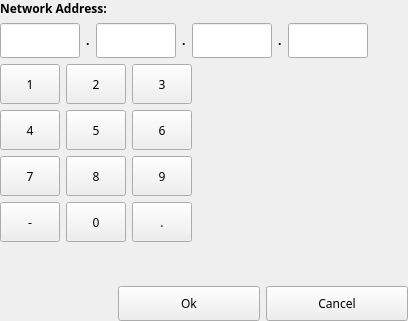
         <widget class="QWidget" name="pageNetworkSet">
          <property name="font">
           <font>
            <family>文泉驿等宽微米黑</family>
           </font>
          </property>
          <layout class="QVBoxLayout" name="verticalLayout_13">
           <property name="leftMargin">
            <number>0</number>
           </property>
           <property name="topMargin">
            <number>0</number>
           </property>
           <property name="rightMargin">
            <number>0</number>
           </property>
           <property name="bottomMargin">
            <number>0</number>
           </property>
           <item>
            <widget class="QLabel" name="labelSetNetworkTitle">
             <property name="font">
              <font>
               <family>文泉驿等宽微米黑</family>
               <weight>75</weight>
               <bold>true</bold>
              </font>
             </property>
             <property name="text">
              <string>Network Address:</string>
             </property>
            </widget>
           </item>
           <item>
            <layout class="QHBoxLayout" name="horizontalLayout_17">
             <item>
              <widget class="QLineEdit" name="lineEditNetItem1">
               <property name="minimumSize">
                <size>
                 <width>80</width>
                 <height>35</height>
                </size>
               </property>
               <property name="maximumSize">
                <size>
                 <width>80</width>
                 <height>35</height>
                </size>
               </property>
               <property name="font">
                <font>
                 <family>文泉驿等宽微米黑</family>
                </font>
               </property>
               <property name="alignment">
                <set>Qt::AlignCenter</set>
               </property>
               <property name="readOnly">
                <bool>false</bool>
               </property>
              </widget>
             </item>
             <item>
              <widget class="QLabel" name="label">
               <property name="font">
                <font>
                 <family>文泉驿等宽微米黑</family>
                 <weight>75</weight>
                 <bold>true</bold>
                </font>
               </property>
               <property name="text">
                <string>.</string>
               </property>
              </widget>
             </item>
             <item>
              <widget class="QLineEdit" name="lineEditNetItem2">
               <property name="minimumSize">
                <size>
                 <width>80</width>
                 <height>35</height>
                </size>
               </property>
               <property name="maximumSize">
                <size>
                 <width>80</width>
                 <height>35</height>
                </size>
               </property>
               <property name="font">
                <font>
                 <family>文泉驿等宽微米黑</family>
                </font>
               </property>
               <property name="alignment">
                <set>Qt::AlignCenter</set>
               </property>
               <property name="readOnly">
                <bool>false</bool>
               </property>
              </widget>
             </item>
             <item>
              <widget class="QLabel" name="label_2">
               <property name="font">
                <font>
                 <family>文泉驿等宽微米黑</family>
                 <weight>75</weight>
                 <bold>true</bold>
                </font>
               </property>
               <property name="text">
                <string>.</string>
               </property>
              </widget>
             </item>
             <item>
              <widget class="QLineEdit" name="lineEditNetItem3">
               <property name="minimumSize">
                <size>
                 <width>80</width>
                 <height>35</height>
                </size>
               </property>
               <property name="maximumSize">
                <size>
                 <width>80</width>
                 <height>35</height>
                </size>
               </property>
               <property name="font">
                <font>
                 <family>文泉驿等宽微米黑</family>
                </font>
               </property>
               <property name="alignment">
                <set>Qt::AlignCenter</set>
               </property>
               <property name="readOnly">
                <bool>false</bool>
               </property>
              </widget>
             </item>
             <item>
              <widget class="QLabel" name="label_3">
               <property name="font">
                <font>
                 <family>文泉驿等宽微米黑</family>
                 <weight>75</weight>
                 <bold>true</bold>
                </font>
               </property>
               <property name="text">
                <string>.</string>
               </property>
              </widget>
             </item>
             <item>
              <widget class="QLineEdit" name="lineEditNetItem4">
               <property name="minimumSize">
                <size>
                 <width>80</width>
                 <height>35</height>
                </size>
               </property>
               <property name="maximumSize">
                <size>
                 <width>80</width>
                 <height>35</height>
                </size>
               </property>
               <property name="font">
                <font>
                 <family>文泉驿等宽微米黑</family>
                </font>
               </property>
               <property name="alignment">
                <set>Qt::AlignCenter</set>
               </property>
               <property name="readOnly">
                <bool>false</bool>
               </property>
              </widget>
             </item>
             <item>
              <spacer name="horizontalSpacer_21">
               <property name="orientation">
                <enum>Qt::Horizontal</enum>
               </property>
               <property name="sizeHint" stdset="0">
                <size>
                 <width>40</width>
                 <height>20</height>
                </size>
               </property>
              </spacer>
             </item>
            </layout>
           </item>
           <item>
            <layout class="QGridLayout" name="gridLayout_9">
             <item row="1" column="3" rowspan="2">
              <spacer name="horizontalSpacer_24">
               <property name="orientation">
                <enum>Qt::Horizontal</enum>
               </property>
               <property name="sizeHint" stdset="0">
                <size>
                 <width>40</width>
                 <height>20</height>
                </size>
               </property>
              </spacer>
             </item>
             <item row="0" column="0">
              <widget class="QToolButton" name="buttonNetData1">
               <property name="minimumSize">
                <size>
                 <width>60</width>
                 <height>40</height>
                </size>
               </property>
               <property name="maximumSize">
                <size>
                 <width>60</width>
                 <height>40</height>
                </size>
               </property>
               <property name="font">
                <font>
                 <family>文泉驿等宽微米黑</family>
                </font>
               </property>
               <property name="text">
                <string>1</string>
               </property>
               <property name="buttonValue" stdset="0">
                <string>1</string>
               </property>
              </widget>
             </item>
             <item row="0" column="1">
              <widget class="QToolButton" name="buttonNetData2">
               <property name="minimumSize">
                <size>
                 <width>60</width>
                 <height>40</height>
                </size>
               </property>
               <property name="maximumSize">
                <size>
                 <width>60</width>
                 <height>40</height>
                </size>
               </property>
               <property name="font">
                <font>
                 <family>文泉驿等宽微米黑</family>
                </font>
               </property>
               <property name="text">
                <string>2</string>
               </property>
               <property name="buttonValue" stdset="0">
                <string>2</string>
               </property>
              </widget>
             </item>
             <item row="0" column="2">
              <widget class="QToolButton" name="buttonNetData3">
               <property name="minimumSize">
                <size>
                 <width>60</width>
                 <height>40</height>
                </size>
               </property>
               <property name="maximumSize">
                <size>
                 <width>60</width>
                 <height>40</height>
                </size>
               </property>
               <property name="font">
                <font>
                 <family>文泉驿等宽微米黑</family>
                </font>
               </property>
               <property name="text">
                <string>3</string>
               </property>
               <property name="buttonValue" stdset="0">
                <string>3</string>
               </property>
              </widget>
             </item>
             <item row="1" column="0">
              <widget class="QToolButton" name="buttonNetData4">
               <property name="minimumSize">
                <size>
                 <width>60</width>
                 <height>40</height>
                </size>
               </property>
               <property name="maximumSize">
                <size>
                 <width>60</width>
                 <height>40</height>
                </size>
               </property>
               <property name="font">
                <font>
                 <family>文泉驿等宽微米黑</family>
                </font>
               </property>
               <property name="text">
                <string>4</string>
               </property>
               <property name="buttonValue" stdset="0">
                <string>4</string>
               </property>
              </widget>
             </item>
             <item row="1" column="1">
              <widget class="QToolButton" name="buttonNetData5">
               <property name="minimumSize">
                <size>
                 <width>60</width>
                 <height>40</height>
                </size>
               </property>
               <property name="maximumSize">
                <size>
                 <width>60</width>
                 <height>40</height>
                </size>
               </property>
               <property name="font">
                <font>
                 <family>文泉驿等宽微米黑</family>
                </font>
               </property>
               <property name="text">
                <string>5</string>
               </property>
               <property name="buttonValue" stdset="0">
                <string>5</string>
               </property>
              </widget>
             </item>
             <item row="1" column="2">
              <widget class="QToolButton" name="buttonNetData6">
               <property name="minimumSize">
                <size>
                 <width>60</width>
                 <height>40</height>
                </size>
               </property>
               <property name="maximumSize">
                <size>
                 <width>60</width>
                 <height>40</height>
                </size>
               </property>
               <property name="font">
                <font>
                 <family>文泉驿等宽微米黑</family>
                </font>
               </property>
               <property name="text">
                <string>6</string>
               </property>
               <property name="buttonValue" stdset="0">
                <string>6</string>
               </property>
              </widget>
             </item>
             <item row="2" column="0">
              <widget class="QToolButton" name="buttonNetData7">
               <property name="minimumSize">
                <size>
                 <width>60</width>
                 <height>40</height>
                </size>
               </property>
               <property name="maximumSize">
                <size>
                 <width>60</width>
                 <height>40</height>
                </size>
               </property>
               <property name="font">
                <font>
                 <family>文泉驿等宽微米黑</family>
                </font>
               </property>
               <property name="text">
                <string>7</string>
               </property>
               <property name="buttonValue" stdset="0">
                <string>7</string>
               </property>
              </widget>
             </item>
             <item row="2" column="1">
              <widget class="QToolButton" name="buttonNetData8">
               <property name="minimumSize">
                <size>
                 <width>60</width>
                 <height>40</height>
                </size>
               </property>
               <property name="maximumSize">
                <size>
                 <width>60</width>
                 <height>40</height>
                </size>
               </property>
               <property name="font">
                <font>
                 <family>文泉驿等宽微米黑</family>
                </font>
               </property>
               <property name="text">
                <string>8</string>
               </property>
               <property name="buttonValue" stdset="0">
                <string>8</string>
               </property>
              </widget>
             </item>
             <item row="2" column="2">
              <widget class="QToolButton" name="buttonNetData9">
               <property name="minimumSize">
                <size>
                 <width>60</width>
                 <height>40</height>
                </size>
               </property>
               <property name="maximumSize">
                <size>
                 <width>60</width>
                 <height>40</height>
                </size>
               </property>
               <property name="font">
                <font>
                 <family>文泉驿等宽微米黑</family>
                </font>
               </property>
               <property name="text">
                <string>9</string>
               </property>
               <property name="buttonValue" stdset="0">
                <string>9</string>
               </property>
              </widget>
             </item>
             <item row="3" column="0">
              <widget class="QToolButton" name="buttonNetDataDel">
               <property name="minimumSize">
                <size>
                 <width>60</width>
                 <height>40</height>
                </size>
               </property>
               <property name="maximumSize">
                <size>
                 <width>60</width>
                 <height>40</height>
                </size>
               </property>
               <property name="font">
                <font>
                 <family>文泉驿等宽微米黑</family>
                </font>
               </property>
               <property name="text">
                <string>-</string>
               </property>
               <property name="buttonValue" stdset="0">
                <string>-</string>
               </property>
              </widget>
             </item>
             <item row="3" column="1">
              <widget class="QToolButton" name="buttonNetData0">
               <property name="minimumSize">
                <size>
                 <width>60</width>
                 <height>40</height>
                </size>
               </property>
               <property name="maximumSize">
                <size>
                 <width>60</width>
                 <height>40</height>
                </size>
               </property>
               <property name="font">
                <font>
                 <family>文泉驿等宽微米黑</family>
                </font>
               </property>
               <property name="text">
                <string>0</string>
               </property>
               <property name="buttonValue" stdset="0">
                <string>0</string>
               </property>
              </widget>
             </item>
             <item row="3" column="2">
              <widget class="QToolButton" name="buttonNetDataDot">
               <property name="minimumSize">
                <size>
                 <width>60</width>
                 <height>40</height>
                </size>
               </property>
               <property name="maximumSize">
                <size>
                 <width>60</width>
                 <height>40</height>
                </size>
               </property>
               <property name="font">
                <font>
                 <family>文泉驿等宽微米黑</family>
                </font>
               </property>
               <property name="text">
                <string>.</string>
               </property>
               <property name="buttonValue" stdset="0">
                <string>.</string>
               </property>
              </widget>
             </item>
            </layout>
           </item>
           <item>
            <spacer name="verticalSpacer_8">
             <property name="orientation">
              <enum>Qt::Vertical</enum>
             </property>
             <property name="sizeHint" stdset="0">
              <size>
               <width>20</width>
               <height>38</height>
              </size>
             </property>
            </spacer>
           </item>
           <item>
            <layout class="QHBoxLayout" name="horizontalLayout_19">
             <item>
              <spacer name="horizontalSpacer_23">
               <property name="orientation">
                <enum>Qt::Horizontal</enum>
               </property>
               <property name="sizeHint" stdset="0">
                <size>
                 <width>40</width>
                 <height>20</height>
                </size>
               </property>
              </spacer>
             </item>
             <item>
              <widget class="QPushButton" name="buttonNetworkSetOk">
               <property name="minimumSize">
                <size>
                 <width>142</width>
                 <height>35</height>
                </size>
               </property>
               <property name="focusPolicy">
                <enum>Qt::NoFocus</enum>
               </property>
               <property name="text">
                <string>Ok</string>
               </property>
              </widget>
             </item>
             <item>
              <widget class="QPushButton" name="buttonNetworkSetCancel">
               <property name="minimumSize">
                <size>
                 <width>142</width>
                 <height>35</height>
                </size>
               </property>
               <property name="focusPolicy">
                <enum>Qt::NoFocus</enum>
               </property>
               <property name="text">
                <string>Cancel</string>
               </property>
              </widget>
             </item>
            </layout>
           </item>
          </layout>
         </widget>
